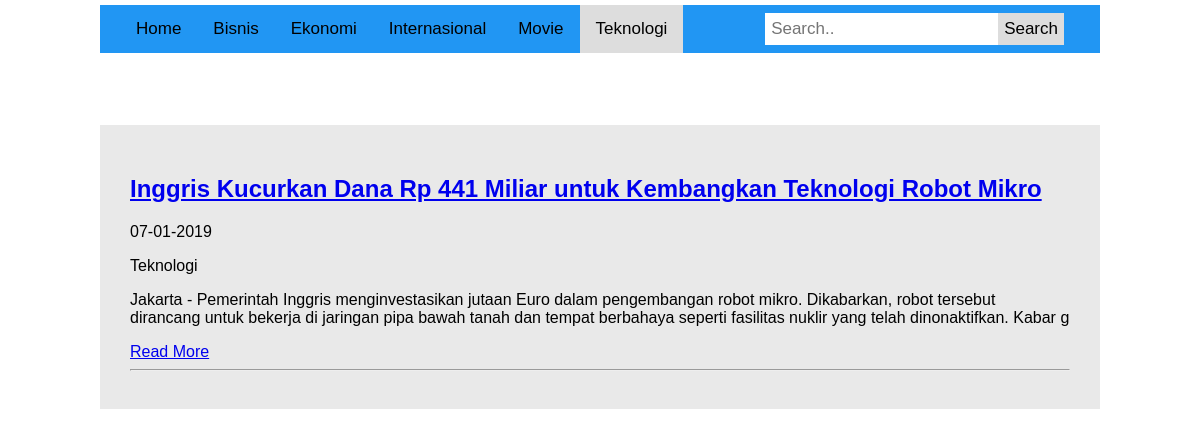
/news_teknologi.php, run on the app's committed database.
### tables this page shows
CREATE TABLE `berita` (
  `id_berita` int(5) NOT NULL,
  `judul_berita` varchar(100) NOT NULL,
  `tanggal` varchar(30) NOT NULL,
  `isi_berita` text NOT NULL,
  `kategori` varchar(50) NOT NULL
);

### news_teknologi.php (the view, shortened to what this page needs)
<!DOCTYPE html>
<html lang="en">
<head>
    <link rel="stylesheet" href="css/css.css">
</head>
<body>
<div class="topnav">
  <a href="index.php">Home</a>
  <a href="news_bisnis.php">Bisnis</a>
  <a class="" href="news_ekonomi.php">Ekonomi</a>
  <a href="news_internasional.php">Internasional</a>
  <a href="news_movie.php">Movie</a>
  <a class="active" href="news_teknologi.php">Teknologi</a>
  <div class="search-container">
    <form method="POST">
    <input type="text" name="kata" placeholder="Search..">
      <button type="submit" name="cari">Search</button>
    </form>
  </div>
</div>
<?php include("search.php"); ?>
<div class="container">
<table class="table table-bordered table-responsive" id="main">
<?php
    $sql = "SELECT * FROM berita WHERE kategori='Teknologi' ORDER BY id_berita DESC ";
    $stmt = $db -> prepare($sql);
    $stmt -> execute();
    $data = $stmt -> rowCount();
    if($data==0){
        echo "tidak ada berita";
    }else{
        while($data = $stmt -> fetch(PDO::FETCH_ASSOC)){
            ?>
            <h2><a href="detailberita.php?detail=<?php echo $data['id_berita']; ?>"><?php echo $data['judul_berita'];?></a></h2>
            <p><?php echo $data['tanggal'];?></p>
            <p><?php echo $data['kategori'];?></p>
            <p><?php echo substr($data['isi_berita'],0,250); ?></p>
            <a href="detailberita.php?detail=<?php echo $data['id_berita']; ?>">Read More</a>
            <hr>
            <?php
        }
    }
    ?>
</table>
</div>
</body>
</html>

### css/css.css (style rules this page uses)
.container { padding: 30px 30px; background-color: #e9e9e9; }
* { box-sizing: border-box; }
h1, h2, h3, h4, p { font-family: Arial, Helvetica, sans-serif; }
body { margin: 5px 100px; font-family: Arial, Helvetica, sans-serif; }
.topnav { padding: 0 20px; overflow: hidden; background-color: #2196F3; }
.topnav a { float: left; display: block; color: black; text-align: center; padding: 14px 16px; text-decoration: none; font-size: 17px; }
.topnav a.active { background-color: #ddd; color: black; }
.topnav .search-container { float: right; }
.topnav input[type=text] { padding: 6px; margin-top: 8px; font-size: 17px; border: none; }
.topnav .search-container button { float: right; padding: 6px; margin-top: 8px; margin-right: 16px; background: #ddd; font-size: 17px; border: none; cursor: pointer; }

### data on the page
berita: judul_berita "Inggris Kucurkan Dana Rp 441 Miliar untuk Kembangkan Teknologi Robot Mikro", tanggal "07-01-2019", kategori "Teknologi", isi_berita "Jakarta - Pemerintah Inggris menginvestasikan jutaan Euro dalam pengembangan robot mikro. Dikabarkan, robot tersebut dirancang untuk bekerja di jaringan pipa bawah tanah dan tempat berbahaya seperti fasilitas nuklir yang telah dinonaktifkan. Kabar g"
